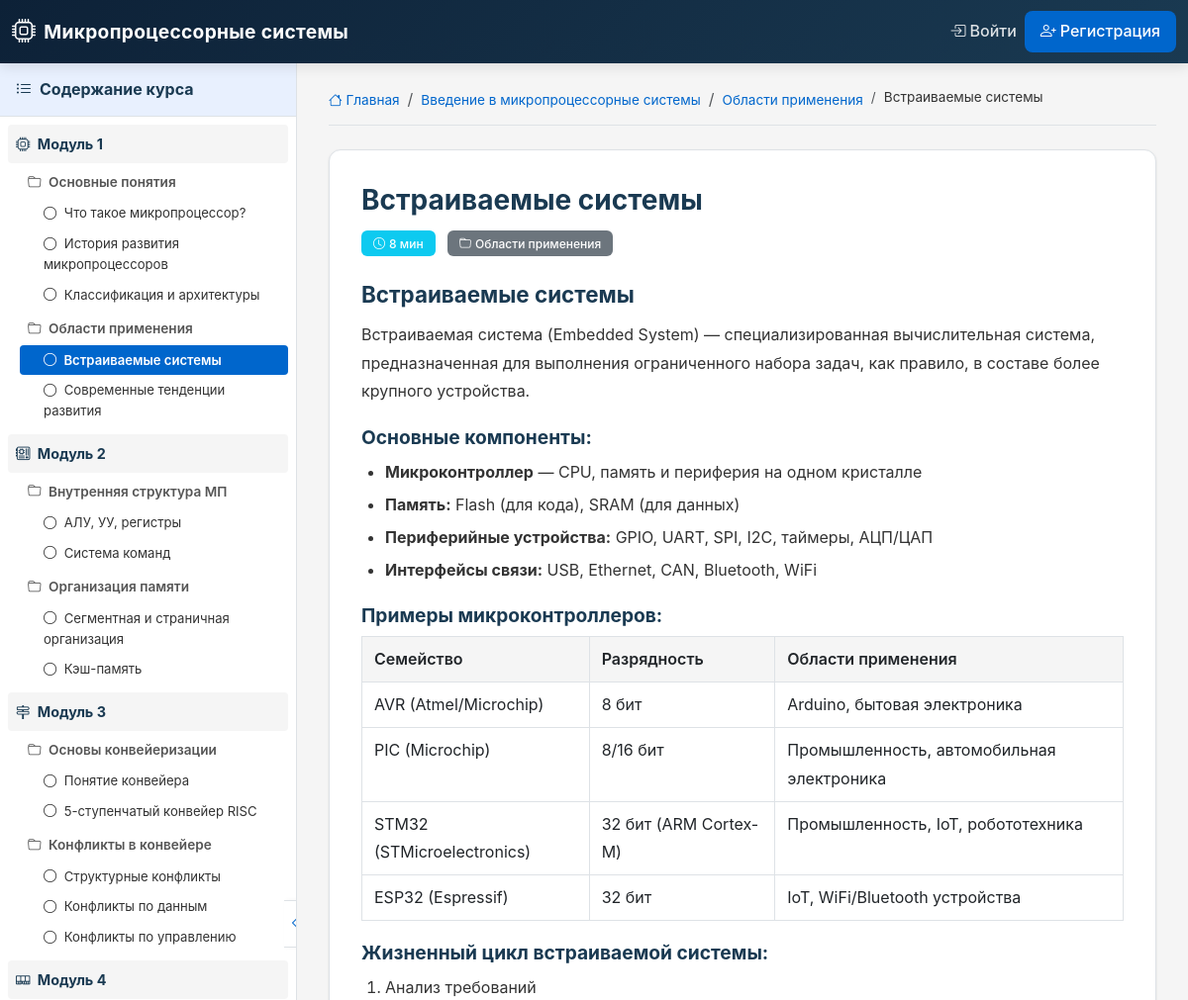
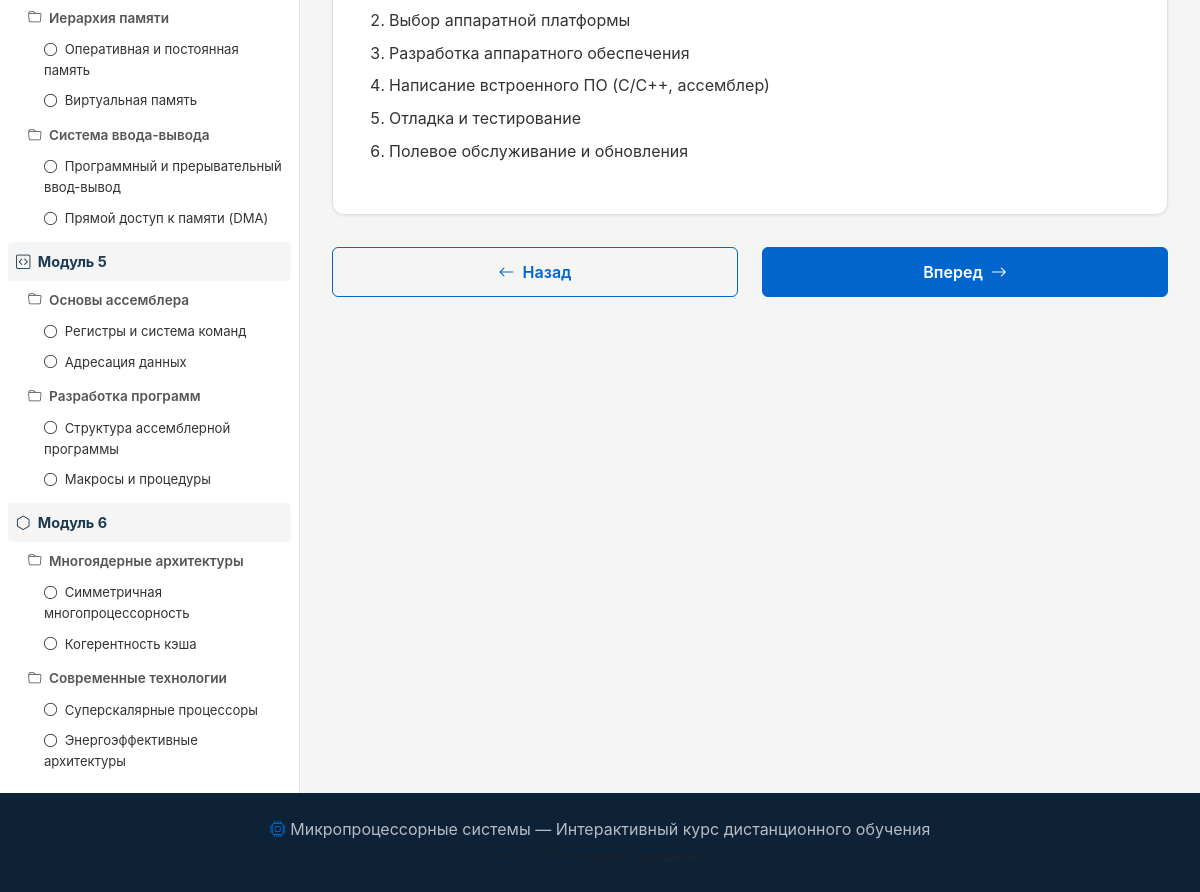
The page /topic/4/ on the database its author committed (2 pictures, top to bottom).
### course/models.py (models this page shows, shortened)
class Module(models.Model):
    title = models.CharField(max_length=255, verbose_name='Название')
    description = models.TextField(blank=True, verbose_name='Описание')
    icon = models.CharField(
        max_length=50,
        default='bi-cpu',
        verbose_name='Иконка (Bootstrap Icons)',
    )
    order_number = models.PositiveIntegerField(
        default=0, verbose_name='Порядковый номер', db_index=True
    )
    class Meta:
        ordering = ['order_number']
        verbose_name = 'Модуль'
        verbose_name_plural = 'Модули'
    def __str__(self):
        return f'Модуль {self.order_number}. {self.title}'

class Section(models.Model):
    module = models.ForeignKey(
        Module,
        on_delete=models.CASCADE,
        related_name='sections',
        verbose_name='Модуль',
    )
    title = models.CharField(max_length=255, verbose_name='Название')
    description = models.TextField(blank=True, verbose_name='Описание')
    order_number = models.PositiveIntegerField(
        default=0, verbose_name='Порядковый номер', db_index=True
    )
    class Meta:
        ordering = ['order_number']
        verbose_name = 'Раздел'
        verbose_name_plural = 'Разделы'

class Topic(models.Model):
    section = models.ForeignKey(
        Section,
        on_delete=models.CASCADE,
        related_name='topics',
        verbose_name='Раздел',
    )
    title = models.CharField(max_length=255, verbose_name='Название')
    theoretical_content = models.TextField(
        blank=True, verbose_name='Теоретический материал'
    )
    reading_time = models.PositiveIntegerField(
        default=10,
        help_text='Время чтения в минутах',
        verbose_name='Время чтения (мин)',
    )
    order_number = models.PositiveIntegerField(
        default=0, verbose_name='Порядковый номер', db_index=True
    )
    class Meta:
        ordering = ['order_number']
        verbose_name = 'Тема'
        verbose_name_plural = 'Темы'
    def prev_topic(self):
        all_topics = Topic.objects.filter(
            section__module=self.section.module
        ).select_related('section').order_by(
            'section__order_number', 'order_number'
        )
        topics_list = list(all_topics)
        for i, t in enumerate(topics_list):
            if t.pk == self.pk and i > 0:
                return topics_list[i - 1]
        return None
    def next_topic(self):
        all_topics = Topic.objects.filter(
            section__module=self.section.module
        ).select_related('section').order_by(
            'section__order_number', 'order_number'
        )
        topics_list = list(all_topics)
        for i, t in enumerate(topics_list):
            if t.pk == self.pk and i < len(topics_list) - 1:
                return topics_list[i + 1]
        return None

### course/views.py (the view)
# urls.py: path('topic/<int:topic_id>/', views.topic_detail, name='topic_detail'),
def topic_detail(request, topic_id):
    topic = get_object_or_404(
        Topic.objects.select_related('section__module'),
        pk=topic_id
    )
    section = topic.section
    module = section.module
    all_topics = list(
        Topic.objects.filter(section__module=module)
        .select_related('section')
        .order_by('section__order_number', 'order_number')
    )
    prev_topic = topic.prev_topic()
    next_topic = topic.next_topic()
    interactive_elements = topic.interactive_elements.all()
    if request.user.is_authenticated:
        UserProgress.objects.get_or_create(
            user=request.user,
            topic=topic,
        )
    breadcrumbs = [
        {'title': 'Главная', 'url': '/'},
        {'title': str(module), 'url': '#'},
        {'title': section.title, 'url': '#'},
        {'title': topic.title, 'url': ''},
    ]
    modules_data = Module.objects.all().order_by('order_number')
    sidebar_data = []
    for mod in modules_data:
        sections = mod.sections.all().order_by('order_number')
        sections_data = []
        for sec in sections:
            topics = sec.topics.all().order_by('order_number')
            topics_data = []
            for t in topics:
                completed = False
                if request.user.is_authenticated:
                    completed = UserProgress.objects.filter(
                        user=request.user, topic=t, is_completed=True
                    ).exists()
                topics_data.append({
                    'topic': t,
                    'completed': completed,
                    'active': t.pk == topic.pk,
                })
            sections_data.append({
                'section': sec,
                'topics': topics_data,
            })
        sidebar_data.append({
            'module': mod,
            'sections': sections_data,
        })
    all_topics_with_progress = []
    for t in all_topics:
        completed = False
        if request.user.is_authenticated:
            completed = UserProgress.objects.filter(
                user=request.user, topic=t, is_completed=True
            ).exists()
        all_topics_with_progress.append({
            'topic': t,
            'completed': completed,
            'active': t.pk == topic.pk,
        })
    context = {
        'topic': topic,
        'section': section,
        'module': module,
        'prev_topic': prev_topic,
        'next_topic': next_topic,
        'all_topics': all_topics_with_progress,
        'interactive_elements': interactive_elements,
        'breadcrumbs': breadcrumbs,
        'sidebar_data': sidebar_data,
    }
    return render(request, 'topic.html', context)

### course/views.py (called while the page is built)
def course_context(request):
    modules = Module.objects.all().order_by('order_number')
    return {
        'all_modules': modules,
        'course_title': 'Микропроцессорные системы',
        'course_subtitle': 'Интерактивный курс по архитектуре и программированию микропроцессоров',
    }

### templates/topic.html (shortened to what this page needs)
{% extends 'base.html' %}
{% load static %}
{% load course_extras %}
{% block content %}
<div class="learning-layout">
    <aside class="sidebar sidebar-nav" id="sidebarNav">
        <div class="sidebar-header">
            <h6 class="mb-0"><i class="bi bi-list-ul me-2"></i>Содержание курса</h6>
        </div>
        <div class="sidebar-content">
            {% for mod_data in sidebar_data %}
            <div class="sidebar-module">
                <div class="sidebar-module-title">
                    <i class="bi bi-{{ mod_data.module.icon }} me-1"></i>
                    Модуль {{ mod_data.module.order_number }}
                </div>
                {% for sec_data in mod_data.sections %}
                <div class="sidebar-section">
                    <div class="sidebar-section-title">
                        <i class="bi bi-folder me-1"></i>
                        {{ sec_data.section.title }}
                    </div>
                    {% for t_data in sec_data.topics %}
                    <a href="{% url 'topic_detail' t_data.topic.pk %}"
                       class="sidebar-topic {% if t_data.active %}active{% endif %}">
                        {% if t_data.completed %}
                            <i class="bi bi-check-circle-fill text-success me-1"></i>
                        {% else %}
                            <i class="bi bi-circle me-1"></i>
                        {% endif %}
                        {{ t_data.topic.title }}
                    </a>
                    {% endfor %}
                </div>
                {% endfor %}
            </div>
            {% endfor %}
        </div>
        <button class="sidebar-collapse-btn d-none d-lg-flex" onclick="toggleSidebar()">
            <i class="bi bi-chevron-left" id="sidebarCollapseIcon"></i>
        </button>
    </aside>
    <div class="learning-content" id="learningContent">
        <nav aria-label="breadcrumb" class="breadcrumb-nav">
            <ol class="breadcrumb">
                <li class="breadcrumb-item">
                    <a href="{% url 'index' %}"><i class="bi bi-house"></i> Главная</a>
                </li>
                <li class="breadcrumb-item">
                    <a href="#">{{ module.title }}</a>
                </li>
                <li class="breadcrumb-item">
                    <a href="#">{{ section.title }}</a>
                </li>
                <li class="breadcrumb-item active" aria-current="page">{{ topic.title }}</li>
            </ol>
        </nav>
        <article class="topic-content">
            <h1 class="topic-title">{{ topic.title }}</h1>
            <div class="topic-meta">
                <span class="badge bg-info me-2">
                    <i class="bi bi-clock me-1"></i>{{ topic.reading_time }} мин
                </span>
                <span class="badge bg-secondary">
                    <i class="bi bi-folder me-1"></i>{{ section.title }}
                </span>
            </div>
            <div class="topic-body">
                {{ topic.theoretical_content|safe|default:"<p class='text-muted'>Содержание темы пока не добавлено.</p>" }}
            </div>
        </article>
        <nav class="topic-navigation">
            <div class="row">
                <div class="col-6">
                    {% if prev_topic %}
                    <a href="{% url 'topic_detail' prev_topic.pk %}" class="btn btn-outline-accent w-100">
                        <i class="bi bi-arrow-left me-1"></i> Назад
                    </a>
                    {% else %}
                    <button class="btn btn-outline-secondary w-100" disabled>
                        <i class="bi bi-arrow-left me-1"></i> Назад
                    </button>
                    {% endif %}
                </div>
                <div class="col-6">
                    {% if next_topic %}
                    <a href="{% url 'topic_detail' next_topic.pk %}" class="btn btn-accent w-100">
                        Вперед <i class="bi bi-arrow-right ms-1"></i>
                    </a>
                    {% endif %}
                </div>
            </div>
        </nav>
    </div>
</div>
{% endblock %}

### rows shown on the page
Module: module.order_number "1", title "Введение в микропроцессорные системы"
Section: section "Основные понятия"
Topic: topic "Что такое микропроцессор?"
Topic: topic "История развития микропроцессоров"
Topic: topic "Классификация и архитектуры"
Section: section "Области применения", title "Области применения"
Topic: topic "Встраиваемые системы", title "Встраиваемые системы", reading_time "8", theoretical_content "Встраиваемые системы Встраиваемая система (Embedded System) — специализированная вычислительная система, предназначенная для выполнения ограниченного набора задач, как правило, в составе более крупного устройства. Основные компоненты: Микроконтроллер — CPU, память и периферия на одном кристалле Память: Flash (для кода), SRAM (для данных) Периферийные устройства: GPIO, UART, SPI, I2C, таймеры, АЦП/ЦАП Интерфейсы связи: USB, Ethernet, CAN, Bluetooth, WiFi Примеры микроконтроллеров: Семейство Разрядность Области применения AVR (Atmel/Microchip) 8 бит Arduino, бытовая электроника PIC (Microchip) 8/16 бит Промышленность, автомобильная электроника STM32 (STMicroelectronics) 32 бит (ARM Cortex-M)…"
Topic: topic "Современные тенденции развития"
Module: module.order_number "2"
Section: section "Внутренняя структура МП"
Topic: topic "АЛУ, УУ, регистры"
Topic: topic "Система команд"
Section: section "Организация памяти"
Topic: topic "Сегментная и страничная организация"
Topic: topic "Кэш-память"
Module: module.order_number "3"
Section: section "Основы конвейеризации"
Topic: topic "Понятие конвейера"
Topic: topic "5-ступенчатый конвейер RISC"
Section: section "Конфликты в конвейере"
Topic: topic "Структурные конфликты"
Topic: topic "Конфликты по данным"
Topic: topic "Конфликты по управлению"
Module: module.order_number "4"
Section: section "Иерархия памяти"
Topic: topic "Оперативная и постоянная память"
Topic: topic "Виртуальная память"
Section: section "Система ввода-вывода"
Topic: topic "Программный и прерывательный ввод-вывод"
Topic: topic "Прямой доступ к памяти (DMA)"
Module: module.order_number "5"
Section: section "Основы ассемблера"
Topic: topic "Регистры и система команд"
Topic: topic "Адресация данных"
Section: section "Разработка программ"
Topic: topic "Структура ассемблерной программы"
Topic: topic "Макросы и процедуры"
Module: module.order_number "6"
Section: section "Многоядерные архитектуры"
Topic: topic "Симметричная многопроцессорность"
Topic: topic "Когерентность кэша"
Section: section "Современные технологии"
Topic: topic "Суперскалярные процессоры"
Topic: topic "Энергоэффективные архитектуры"

### other values the page prints
{{ course_title }} "Микропроцессорные системы"
